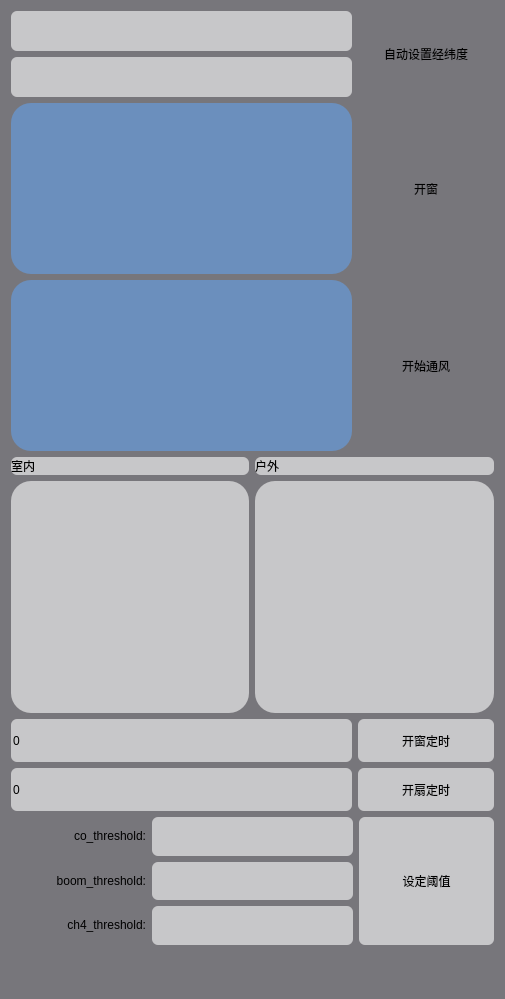
<?xml version="1.0" encoding="UTF-8"?>
<ui version="4.0">
 <class>Widget</class>
 <widget class="QWidget" name="Widget">
  <property name="geometry">
   <rect>
    <x>0</x>
    <y>0</y>
    <width>505</width>
    <height>999</height>
   </rect>
  </property>
  <property name="windowTitle">
   <string>Widget</string>
  </property>
  <property name="styleSheet">
   <string notr="true">#Widget
{
background-color: rgb(119, 118, 123);
}</string>
  </property>
  <layout class="QGridLayout" name="gridLayout_2" rowstretch="2,4,4,6,1,1,3,1" rowminimumheight="0,0,0,0,0,0,0,0">
   <item row="0" column="0">
    <layout class="QHBoxLayout" name="horizontalLayout" stretch="5,2">
     <item>
      <layout class="QVBoxLayout" name="verticalLayout">
       <item>
        <widget class="QLineEdit" name="longitude">
         <property name="sizePolicy">
          <sizepolicy hsizetype="Expanding" vsizetype="Preferred">
           <horstretch>0</horstretch>
           <verstretch>0</verstretch>
          </sizepolicy>
         </property>
         <property name="focusPolicy">
          <enum>Qt::ClickFocus</enum>
         </property>
         <property name="styleSheet">
          <string notr="true">background-color: rgba(255, 255, 255, 150);
border-radius:6px;</string>
         </property>
        </widget>
       </item>
       <item>
        <widget class="QLineEdit" name="latitude">
         <property name="sizePolicy">
          <sizepolicy hsizetype="Expanding" vsizetype="Preferred">
           <horstretch>0</horstretch>
           <verstretch>0</verstretch>
          </sizepolicy>
         </property>
         <property name="focusPolicy">
          <enum>Qt::ClickFocus</enum>
         </property>
         <property name="styleSheet">
          <string notr="true">background-color: rgba(255, 255, 255, 150);
border-radius:6px;</string>
         </property>
        </widget>
       </item>
      </layout>
     </item>
     <item>
      <widget class="QPushButton" name="auto_location">
       <property name="sizePolicy">
        <sizepolicy hsizetype="Minimum" vsizetype="Preferred">
         <horstretch>0</horstretch>
         <verstretch>0</verstretch>
        </sizepolicy>
       </property>
       <property name="styleSheet">
        <string notr="true"/>
       </property>
       <property name="text">
        <string>自动设置经纬度</string>
       </property>
       <property name="flat">
        <bool>true</bool>
       </property>
      </widget>
     </item>
    </layout>
   </item>
   <item row="1" column="0">
    <layout class="QHBoxLayout" name="horizontalLayout_2" stretch="5,2">
     <item>
      <widget class="QLabel" name="win_icon">
       <property name="styleSheet">
        <string notr="true">image: url(:/win_closing.png);
background-color: rgba(98, 160, 234,150);
border-radius:20px;</string>
       </property>
       <property name="text">
        <string/>
       </property>
      </widget>
     </item>
     <item>
      <layout class="QVBoxLayout" name="verticalLayout_2" stretch="1,1,1">
       <item>
        <spacer name="verticalSpacer">
         <property name="orientation">
          <enum>Qt::Vertical</enum>
         </property>
         <property name="sizeHint" stdset="0">
          <size>
           <width>20</width>
           <height>40</height>
          </size>
         </property>
        </spacer>
       </item>
       <item>
        <widget class="QPushButton" name="ch_win_state">
         <property name="sizePolicy">
          <sizepolicy hsizetype="Minimum" vsizetype="Preferred">
           <horstretch>0</horstretch>
           <verstretch>0</verstretch>
          </sizepolicy>
         </property>
         <property name="styleSheet">
          <string notr="true"/>
         </property>
         <property name="text">
          <string>开窗</string>
         </property>
         <property name="flat">
          <bool>true</bool>
         </property>
        </widget>
       </item>
       <item>
        <spacer name="verticalSpacer_2">
         <property name="orientation">
          <enum>Qt::Vertical</enum>
         </property>
         <property name="sizeHint" stdset="0">
          <size>
           <width>20</width>
           <height>40</height>
          </size>
         </property>
        </spacer>
       </item>
      </layout>
     </item>
    </layout>
   </item>
   <item row="2" column="0">
    <layout class="QHBoxLayout" name="horizontalLayout_5" stretch="5,2">
     <item>
      <widget class="QLabel" name="fans_icon">
       <property name="styleSheet">
        <string notr="true">image: url(:/fans_1.png);
background-color: rgba(98, 160, 234,150);
border-radius:20px;</string>
       </property>
       <property name="text">
        <string/>
       </property>
      </widget>
     </item>
     <item>
      <widget class="QPushButton" name="ch_fans_state">
       <property name="sizePolicy">
        <sizepolicy hsizetype="Minimum" vsizetype="Preferred">
         <horstretch>0</horstretch>
         <verstretch>0</verstretch>
        </sizepolicy>
       </property>
       <property name="text">
        <string>开始通风</string>
       </property>
       <property name="flat">
        <bool>true</bool>
       </property>
      </widget>
     </item>
    </layout>
   </item>
   <item row="3" column="0">
    <layout class="QGridLayout" name="gridLayout">
     <item row="2" column="1">
      <widget class="QTextEdit" name="air_out_of_the_room">
       <property name="focusPolicy">
        <enum>Qt::NoFocus</enum>
       </property>
       <property name="styleSheet">
        <string notr="true">background-color: rgba(255, 255, 255, 150);
border-radius:20px;</string>
       </property>
       <property name="readOnly">
        <bool>true</bool>
       </property>
      </widget>
     </item>
     <item row="1" column="0">
      <widget class="QLabel" name="in_flag">
       <property name="styleSheet">
        <string notr="true">background-color: rgba(255, 255, 255, 150);
border-radius:6px;</string>
       </property>
       <property name="text">
        <string>室内 </string>
       </property>
      </widget>
     </item>
     <item row="1" column="1">
      <widget class="QLabel" name="out_flug">
       <property name="styleSheet">
        <string notr="true">background-color: rgba(255, 255, 255, 150);
border-radius:6px;</string>
       </property>
       <property name="text">
        <string>户外</string>
       </property>
      </widget>
     </item>
     <item row="2" column="0">
      <widget class="QTextEdit" name="air_in_the_room">
       <property name="focusPolicy">
        <enum>Qt::NoFocus</enum>
       </property>
       <property name="styleSheet">
        <string notr="true">background-color: rgba(255, 255, 255, 150);
border-radius:20px;</string>
       </property>
       <property name="readOnly">
        <bool>true</bool>
       </property>
      </widget>
     </item>
    </layout>
   </item>
   <item row="4" column="0">
    <layout class="QHBoxLayout" name="horizontalLayout_3" stretch="5,2">
     <item>
      <widget class="QSpinBox" name="openning_time">
       <property name="sizePolicy">
        <sizepolicy hsizetype="Minimum" vsizetype="Preferred">
         <horstretch>0</horstretch>
         <verstretch>0</verstretch>
        </sizepolicy>
       </property>
       <property name="focusPolicy">
        <enum>Qt::ClickFocus</enum>
       </property>
       <property name="styleSheet">
        <string notr="true">background-color: rgba(255, 255, 255, 150);
border-radius:6px;</string>
       </property>
       <property name="buttonSymbols">
        <enum>QAbstractSpinBox::NoButtons</enum>
       </property>
       <property name="maximum">
        <number>60</number>
       </property>
      </widget>
     </item>
     <item>
      <widget class="QPushButton" name="set_open_timer">
       <property name="sizePolicy">
        <sizepolicy hsizetype="Minimum" vsizetype="Preferred">
         <horstretch>0</horstretch>
         <verstretch>0</verstretch>
        </sizepolicy>
       </property>
       <property name="styleSheet">
        <string notr="true">background-color: rgba(255, 255, 255, 150);
border-radius:6px;</string>
       </property>
       <property name="text">
        <string>开窗定时</string>
       </property>
       <property name="flat">
        <bool>true</bool>
       </property>
      </widget>
     </item>
    </layout>
   </item>
   <item row="5" column="0">
    <layout class="QHBoxLayout" name="horizontalLayout_6" stretch="5,2">
     <item>
      <widget class="QSpinBox" name="openning_time_2">
       <property name="sizePolicy">
        <sizepolicy hsizetype="Minimum" vsizetype="Preferred">
         <horstretch>0</horstretch>
         <verstretch>0</verstretch>
        </sizepolicy>
       </property>
       <property name="focusPolicy">
        <enum>Qt::ClickFocus</enum>
       </property>
       <property name="styleSheet">
        <string notr="true">background-color: rgba(255, 255, 255, 150);
border-radius:6px;</string>
       </property>
       <property name="buttonSymbols">
        <enum>QAbstractSpinBox::NoButtons</enum>
       </property>
       <property name="maximum">
        <number>60</number>
       </property>
      </widget>
     </item>
     <item>
      <widget class="QPushButton" name="set_open_timer_2">
       <property name="sizePolicy">
        <sizepolicy hsizetype="Minimum" vsizetype="Preferred">
         <horstretch>0</horstretch>
         <verstretch>0</verstretch>
        </sizepolicy>
       </property>
       <property name="styleSheet">
        <string notr="true">background-color: rgba(255, 255, 255, 150);
border-radius:6px;</string>
       </property>
       <property name="text">
        <string>开扇定时</string>
       </property>
       <property name="flat">
        <bool>true</bool>
       </property>
      </widget>
     </item>
    </layout>
   </item>
   <item row="6" column="0">
    <layout class="QHBoxLayout" name="horizontalLayout_4" stretch="2,3,2">
     <item>
      <layout class="QVBoxLayout" name="verticalLayout_3">
       <item>
        <widget class="QLabel" name="label">
         <property name="text">
          <string>&lt;html&gt;&lt;head/&gt;&lt;body&gt;&lt;p align=&quot;right&quot;&gt;co_threshold:&lt;/p&gt;&lt;/body&gt;&lt;/html&gt;</string>
         </property>
        </widget>
       </item>
       <item>
        <widget class="QLabel" name="label_2">
         <property name="text">
          <string>&lt;html&gt;&lt;head/&gt;&lt;body&gt;&lt;p align=&quot;right&quot;&gt;boom_threshold:&lt;/p&gt;&lt;/body&gt;&lt;/html&gt;</string>
         </property>
        </widget>
       </item>
       <item>
        <widget class="QLabel" name="label_3">
         <property name="text">
          <string>&lt;html&gt;&lt;head/&gt;&lt;body&gt;&lt;p align=&quot;right&quot;&gt;ch4_threshold:&lt;/p&gt;&lt;/body&gt;&lt;/html&gt;</string>
         </property>
        </widget>
       </item>
      </layout>
     </item>
     <item>
      <layout class="QVBoxLayout" name="verticalLayout_4">
       <item>
        <widget class="QLineEdit" name="co_threshold">
         <property name="sizePolicy">
          <sizepolicy hsizetype="Expanding" vsizetype="Preferred">
           <horstretch>0</horstretch>
           <verstretch>0</verstretch>
          </sizepolicy>
         </property>
         <property name="focusPolicy">
          <enum>Qt::ClickFocus</enum>
         </property>
         <property name="whatsThis">
          <string>co_threshold</string>
         </property>
         <property name="styleSheet">
          <string notr="true">background-color: rgba(255, 255, 255, 150);
border-radius:6px;</string>
         </property>
         <property name="inputMask">
          <string extracomment="co_threshold"/>
         </property>
         <property name="text">
          <string/>
         </property>
        </widget>
       </item>
       <item>
        <widget class="QLineEdit" name="boom_threshold">
         <property name="sizePolicy">
          <sizepolicy hsizetype="Expanding" vsizetype="Preferred">
           <horstretch>0</horstretch>
           <verstretch>0</verstretch>
          </sizepolicy>
         </property>
         <property name="focusPolicy">
          <enum>Qt::ClickFocus</enum>
         </property>
         <property name="styleSheet">
          <string notr="true">background-color: rgba(255, 255, 255, 150);
border-radius:6px;</string>
         </property>
         <property name="inputMask">
          <string extracomment="boom_threshold"/>
         </property>
         <property name="text">
          <string/>
         </property>
        </widget>
       </item>
       <item>
        <widget class="QLineEdit" name="ch4_threshold">
         <property name="sizePolicy">
          <sizepolicy hsizetype="Expanding" vsizetype="Preferred">
           <horstretch>0</horstretch>
           <verstretch>0</verstretch>
          </sizepolicy>
         </property>
         <property name="focusPolicy">
          <enum>Qt::ClickFocus</enum>
         </property>
         <property name="styleSheet">
          <string notr="true">background-color: rgba(255, 255, 255, 150);
border-radius:6px;</string>
         </property>
         <property name="inputMask">
          <string extracomment="ch4_threshold"/>
         </property>
         <property name="text">
          <string/>
         </property>
        </widget>
       </item>
      </layout>
     </item>
     <item>
      <widget class="QPushButton" name="set_threshold">
       <property name="sizePolicy">
        <sizepolicy hsizetype="Minimum" vsizetype="Preferred">
         <horstretch>0</horstretch>
         <verstretch>0</verstretch>
        </sizepolicy>
       </property>
       <property name="styleSheet">
        <string notr="true">background-color: rgba(255, 255, 255, 150);
border-radius:6px;</string>
       </property>
       <property name="text">
        <string>设定阈值</string>
       </property>
      </widget>
     </item>
    </layout>
   </item>
   <item row="7" column="0">
    <spacer name="verticalSpacer_3">
     <property name="orientation">
      <enum>Qt::Vertical</enum>
     </property>
     <property name="sizeHint" stdset="0">
      <size>
       <width>20</width>
       <height>40</height>
      </size>
     </property>
    </spacer>
   </item>
  </layout>
 </widget>
 <resources/>
 <connections/>
</ui>
